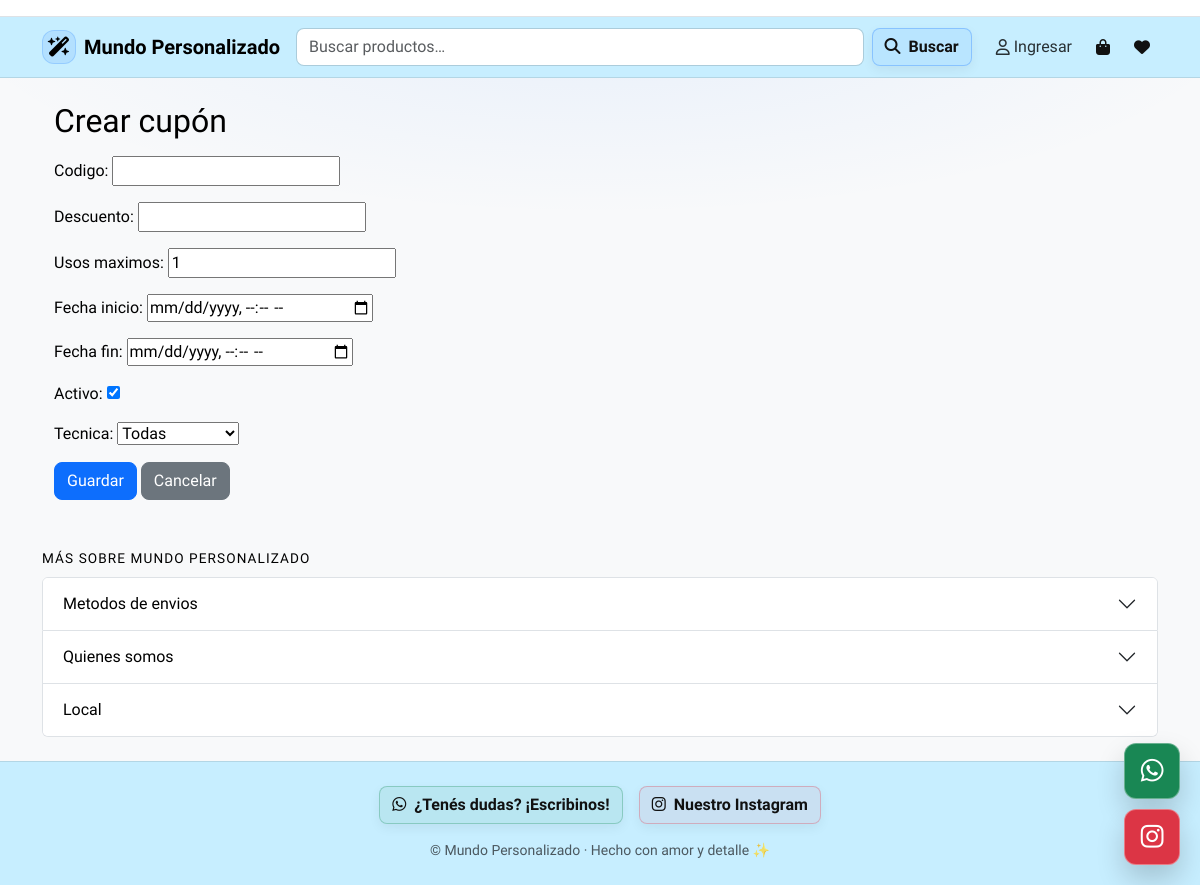
Page /owner/cupones/crear/ on the committed database.
### owner/models.py (models this page shows, shortened)
class SiteConfig(models.Model):
    primary_color   = models.CharField(max_length=20, default="#0d6efd")
    secondary_color = models.CharField(max_length=20, default="#6c757d")
    success_color   = models.CharField(max_length=20, default="#198754")
    danger_color    = models.CharField(max_length=20, default="#dc3545")
    background      = models.CharField(max_length=20, default="#ffffff")
    surface         = models.CharField(max_length=20, default="#ffffff")
    text_color      = models.CharField(max_length=20, default="#111111")
    muted_color     = models.CharField(max_length=20, default="#6c757d")
    primary_rgb = models.CharField(
        max_length=20,
        default="13,110,253",
        help_text="Formato: R,G,B (ej: 13,110,253)",
    )
    font_base = models.CharField(
        max_length=120,
        default="system-ui, -apple-system, Segoe UI, Roboto, Arial"
    )
    font_headings = models.CharField(
        max_length=120,
        default="system-ui, -apple-system, Segoe UI, Roboto, Arial"
    )
    google_fonts_url = models.URLField(blank=True, default="")
    texts = models.JSONField(default=dict, blank=True)
    updated_at = models.DateTimeField(auto_now=True)
    @classmethod
    def get_solo(cls):
        obj, _ = cls.objects.get_or_create(pk=1)
        return obj

class SiteInfoBlock(models.Model):
    site = models.ForeignKey(
        "SiteConfig",
        on_delete=models.CASCADE,
        related_name="info_blocks",
    )
    clave = models.CharField(
        "Clave interna",
        max_length=80,
        blank=True,
        help_text="Solo para uso interno. Si lo dejás vacío se genera desde el título."
    )
    titulo = models.CharField("Título", max_length=120)
    contenido = models.TextField("Contenido", blank=True)
    orden = models.PositiveIntegerField("Orden", default=1)
    activo = models.BooleanField("Activo", default=True)
    class Meta:
        ordering = ("orden", "id")

### owner/views.py (the view)
# urls.py: path("cupones/crear/", owner_cupon_create, name="owner_cupon_create"),
def owner_cupon_create(request):
    if request.method == "POST":
        form = CuponForm(request.POST)
        if form.is_valid():
            form.save()
            return redirect("owner_cupon_list")
    else:
        form = CuponForm()
    return render(request, "owner/cupon_form.html", {"form": form, "modo": "Crear"})

### cupones/forms.py
class CuponForm(forms.ModelForm):
    class Meta:
        model = Cupon
        fields = [
            "codigo",
            "descuento",
            "usos_maximos",
            "fecha_inicio",
            "fecha_fin",
            "activo",
            "tecnica"
        ]
        widgets = {
            "fecha_inicio": forms.DateTimeInput(attrs={"type": "datetime-local"}),
            "fecha_fin": forms.DateTimeInput(attrs={"type": "datetime-local"}),
        }

### cliente/context_processors.py (called while the page is built, shortened)
def carrito_y_favoritos(request):
    carrito = request.session.get("carrito", {}) or {}
    favoritos = request.session.get("favoritos", {}) or {}
    cart_items = []
    cart_total_qty = 0
    favorites_items = []
    return {
        "cart_items": cart_items,
        "cart_total_qty": cart_total_qty,
        "favorites_items": favorites_items,
        "favorites_count": len(favorites_items),
    }

### integraciones/context_processors.py (called while the page is built)
def instagram_feed(request):
    return {
        "instagram_media": fetch_instagram_media()
    }

### integraciones/views.py (called while the page is built, shortened)
def fetch_instagram_media():
    media = cache.get(INSTAGRAM_CACHE_KEY)
    if media is not None:
        return media
    access_token = getattr(settings, "INSTAGRAM_ACCESS_TOKEN", "")
    limit = getattr(settings, "INSTAGRAM_MEDIA_LIMIT", 8)
    if not access_token:
        logger.warning("INSTAGRAM_ACCESS_TOKEN no configurado")
        return []

### owner/context_processors.py (called while the page is built)
def siteinfo_blocks(request):
    bloques = SiteInfoBlock.objects.filter(activo=True).order_by("orden", "titulo")
    return {"siteinfo_blocks": bloques}

def site_cfg(request):
    return {"site_cfg": SiteConfig.get_solo()}

### owner/templates/owner/cupon_form.html (shortened to what this page needs)
{% extends "base.html" %}
{% block content %}
<div class="container my-4">
  <h2 class="mb-3">{{ modo }} cupón</h2>
  <form method="post">
    {{ form.as_p }}
    <button class="btn btn-primary">Guardar</button>
    <a href="{% url 'owner_cupon_list' %}" class="btn btn-secondary">Cancelar</a>
  </form>
</div>
{% endblock %}

### templates/base.html (shortened to what this page needs)
<!DOCTYPE html>
<html lang="es">
<head>
  <link href="https://cdn.jsdelivr.net/npm/bootstrap@5.3.3/dist/css/bootstrap.min.css" rel="stylesheet">
  <link rel="stylesheet" href="https://cdnjs.cloudflare.com/ajax/libs/font-awesome/6.4.2/css/all.min.css">
</head>
<body class="bg-light">
  <section class="border-bottom" style="background:#ffffff;">
    <div class="container py-2">
    </div>
  </section>
  <nav class="navbar navbar-expand-lg mp-navbar mb-3">
    <div class="container">
      <a class="navbar-brand fw-semibold d-flex align-items-center gap-2" href="{% url 'catalogo' %}">
        <span class="d-inline-flex align-items-center justify-content-center"
          style="width:34px;height:34px;border-radius:12px;background:rgba(13,110,253,.10);border:1px solid rgba(13,110,253,.18);">
          <i class="fa-solid fa-wand-magic-sparkles"></i>
        </span>
        {{ site_cfg.texts.brand_name|default:"Mundo Personalizado" }}
      </a>
      <div id="mainNav" class="collapse navbar-collapse">
        <form id="navSearchForm" class="d-flex ms-auto my-2 my-lg-0 gap-2 flex-grow-1" role="search" method="get"
          action="{% url 'catalogo' %}">
          <div class="position-relative flex-grow-1">
            <input class="form-control" name="q" id="navSearchInput" type="search"
              placeholder="{{ site_cfg.texts.search_placeholder|default:'Buscar productos…' }}" autocomplete="off"
              value="{{ request.GET.q|default:'' }}">
          </div>
          <button class="btn btn-mp primary flex-shrink-0" type="submit">
            <i class="fa-solid fa-magnifying-glass me-1"></i> Buscar
          </button>
        </form>
        <ul class="navbar-nav ms-3 align-items-lg-center gap-2">
          {% if request.user.is_authenticated %}
          <li class="nav-item dropdown">
            <a class="nav-link dropdown-toggle d-flex align-items-center" href="#" role="button"
              data-bs-toggle="dropdown" aria-expanded="false">
              <i class="fa-regular fa-user me-1"></i>
              <span>{{ request.user.first_name|default:"Mi cuenta" }}</span>
            </a>
            <ul class="dropdown-menu dropdown-menu-end">
              <li><a class="dropdown-item" href="{% url 'mi_cuenta' %}">Mi cuenta</a></li>
              <li><a class="dropdown-item" href="{% url 'mis_compras' %}">Mis compras</a></li>
              <li>
                <hr class="dropdown-divider">
              </li>
              <li><a class="dropdown-item text-danger" href="{% url 'logout' %}">Cerrar sesión</a></li>
            </ul>
          </li>
          {% else %}
          <li class="nav-item">
            <a class="nav-link d-flex align-items-center" href="{% url 'login' %}">
              <i class="fa-regular fa-user me-1"></i>
              <span>Ingresar</span>
            </a>
          </li>
          {% endif %}
          <li class="nav-item dropdown">
            <a class="nav-link position-relative nav-icon d-flex align-items-center" href="#" role="button"
              data-bs-toggle="dropdown" aria-expanded="false" aria-label="Carrito">
              <i class="fa-solid fa-bag-shopping"></i>
            </a>
          </li>
          <li class="nav-item dropdown">
            <a class="nav-link position-relative nav-icon d-flex align-items-center" href="#" role="button"
              data-bs-toggle="dropdown" aria-expanded="false" aria-label="Favoritos">
              <i class="fa-solid fa-heart"></i>
            </a>
          </li>
        </ul>
      </div>
    </div>
  </nav>
  <main class="container mb-5">
    {% block content %}{% endblock %}
  </main>
  {% if siteinfo_blocks %}
  <section class="mt-2 mb-4">
    <div class="container">
      <p class="siteinfo-section-title mb-2 text-center text-md-start">
        {{ site_cfg.texts.siteinfo_section_title|default:"Más sobre Mundo Personalizado" }}
      </p>
      <div class="accordion" id="siteInfoAccordion">
        {% for b in siteinfo_blocks %}
        <div class="accordion-item">
          <h2 class="accordion-header" id="siteinfo-heading-{{ b.id }}">
            <button class="accordion-button collapsed" type="button" data-bs-toggle="collapse"
              data-bs-target="#siteinfo-collapse-{{ b.id }}" aria-expanded="false"
              aria-controls="siteinfo-collapse-{{ b.id }}">
              {{ b.titulo }}
            </button>
          </h2>
        </div>
        {% endfor %}
      </div>
    </div>
  </section>
  {% endif %}
  <footer class="mp-footer py-4 mt-auto">
    <div class="container">
      <div class="d-flex flex-column flex-md-row gap-3 justify-content-center">
        <a href="{{ site_cfg.texts.whatsapp_url|default:'https://wa.me/message/NSO7K5POCXLKE1' }}" target="_blank"
          class="btn btn-mp success">
          <i class="fab fa-whatsapp me-1"></i>
          {{ site_cfg.texts.whatsapp_cta|default:"¿Tenés dudas? ¡Escribinos!" }}
        </a>
        <a href="{{ site_cfg.texts.instagram_url|default:'https://www.instagram.com/_mundo_personalizado/?next=%2F' }}"
          target="_blank" class="btn btn-mp danger">
          <i class="fab fa-instagram me-1"></i>
          {{ site_cfg.texts.instagram_cta|default:"Nuestro Instagram" }}
        </a>
      </div>
      <p class="text-center text-muted small mt-3 mb-0">
        © {{ now|date:"Y" }} {{ site_cfg.texts.brand_name|default:"Mundo Personalizado" }} ·
        {{ site_cfg.texts.footer_tagline|default:"Hecho con amor y detalle ✨" }}
      </p>
    </div>
  </footer>
  <div class="floating-btn">
    <a href="{{ site_cfg.texts.whatsapp_url|default:'https://wa.me/message/NSO7K5POCXLKE1' }}" target="_blank"
      class="btn btn-success">
      <i class="fab fa-whatsapp"></i>
    </a>
    <a href="{{ site_cfg.texts.instagram_url|default:'https://www.instagram.com/_mundo_personalizado/?next=%2F' }}"
      target="_blank" class="btn btn-danger">
      <i class="fab fa-instagram"></i>
    </a>
  </div>
</body>
</html>

### templates/base.html (style rules this page uses)
:root { --mp-border: rgba(0, 0, 0, .10); --mp-shadow: 0 10px 28px rgba(0, 0, 0, .08); --mp-shadow-soft: 0 6px 16px rgba(0, 0, 0, .06); --mp-radius: 10px; --mp-radius-sm: 8px; }
body { color: var(--mp-text); background: radial-gradient(1100px 360px at 50% 0%, rgba(var(--mp-primary-rgb), .07), transparent 60%), var(--mp-bg); font-family: var(--mp-font-base); }
.card, .mp-navbar, .mp-footer, .dropdown-menu { background-color: var(--mp-surface) !important; }
main.container { max-width: 1140px; }
.form-control, .form-select { border-radius: var(--mp-radius-sm); border: 1px solid rgba(0, 0, 0, .14); }
.btn { border-radius: var(--mp-radius-sm); }
.btn-mp { border-radius: var(--mp-radius-sm) !important; border: 1px solid rgba(0, 0, 0, .12) !important; background: var(--mp-surface) !important; color: #111 !important; font-weight: 650; box-shadow: 0 4px 12px rgba(0, 0, 0, .06); transition: transform .08s ease, box-shadow .18s ease, background .18s ease; }
.btn-mp.primary { border-color: rgba(13, 110, 253, .28) !important; background: rgba(13, 110, 253, .07) !important; }
.btn-mp.success { border-color: rgba(25, 135, 84, .30) !important; background: rgba(25, 135, 84, .08) !important; }
.btn-mp.danger { border-color: rgba(220, 53, 69, .30) !important; background: rgba(220, 53, 69, .07) !important; }
.mp-navbar { position: sticky; top: 0; z-index: 1030; backdrop-filter: blur(10px); -webkit-backdrop-filter: blur(10px); border-bottom: 1px solid var(--mp-border); }
.mp-navbar .nav-link { border-radius: var(--mp-radius-sm); padding: .45rem .65rem; color: rgba(0, 0, 0, .80); }
.nav-icon { color: #111 !important; }
.floating-btn { position: fixed; bottom: 20px; right: 20px; z-index: 1050; display: grid; gap: 10px; }
.floating-btn a { border-radius: 12px; width: 56px; height: 56px; font-size: 26px; display: flex; align-items: center; justify-content: center; box-shadow: 0 14px 28px rgba(0, 0, 0, .18); border: 1px solid rgba(255, 255, 255, .35); }
.mp-footer { border-top: 1px solid var(--mp-border); }
.siteinfo-section-title { font-size: .85rem; text-transform: uppercase; letter-spacing: .08em; color: var(--mp-muted); }

### rows in the picture
SiteConfig: texts.brand_name "Mundo Personalizado", q "Buscar productos…", texts.siteinfo_section_title "MÁS SOBRE MUNDO PERSONALIZADO", texts.whatsapp_cta "¿Tenés dudas? ¡Escribinos!", texts.instagram_cta "Nuestro Instagram", texts.footer_tagline "Hecho con amor y detalle ✨"
SiteInfoBlock: titulo "Metodos de envios"
SiteInfoBlock: titulo "Quienes somos"
SiteInfoBlock: titulo "Local"

### other values in the picture
{{ modo }} "Crear"
